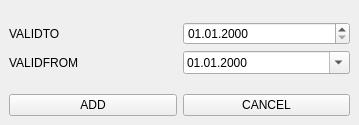
<?xml version="1.0" encoding="UTF-8"?>
<ui version="4.0">
 <class>FrmDetailAddValidDate</class>
 <widget class="QMainWindow" name="FrmDetailAddValidDate">
  <property name="geometry">
   <rect>
    <x>0</x>
    <y>0</y>
    <width>359</width>
    <height>125</height>
   </rect>
  </property>
  <property name="windowTitle">
   <string>MainWindow</string>
  </property>
  <widget class="QWidget" name="centralwidget">
   <layout class="QVBoxLayout" name="verticalLayout">
    <item>
     <spacer name="verticalSpacer_2">
      <property name="orientation">
       <enum>Qt::Vertical</enum>
      </property>
      <property name="sizeHint" stdset="0">
       <size>
        <width>20</width>
        <height>40</height>
       </size>
      </property>
     </spacer>
    </item>
    <item>
     <layout class="QHBoxLayout" name="horizontalLayout">
      <item>
       <widget class="QLabel" name="lblValidTo">
        <property name="text">
         <string>VALIDTO</string>
        </property>
       </widget>
      </item>
      <item>
       <widget class="QDateEdit" name="dateEdit_2">
        <property name="displayFormat">
         <string>dd.MM.yyyy</string>
        </property>
       </widget>
      </item>
     </layout>
    </item>
    <item>
     <layout class="QHBoxLayout" name="horizontalLayout_2">
      <item>
       <widget class="QLabel" name="lblValidFrom">
        <property name="text">
         <string>VALIDFROM</string>
        </property>
       </widget>
      </item>
      <item>
       <widget class="QDateEdit" name="dateEdit">
        <property name="displayFormat">
         <string>dd.MM.yyyy</string>
        </property>
        <property name="calendarPopup">
         <bool>true</bool>
        </property>
       </widget>
      </item>
     </layout>
    </item>
    <item>
     <spacer name="verticalSpacer">
      <property name="orientation">
       <enum>Qt::Vertical</enum>
      </property>
      <property name="sizeHint" stdset="0">
       <size>
        <width>20</width>
        <height>40</height>
       </size>
      </property>
     </spacer>
    </item>
    <item>
     <layout class="QHBoxLayout" name="horizontalLayout_3">
      <item>
       <widget class="QPushButton" name="btnAdd">
        <property name="text">
         <string>ADD</string>
        </property>
       </widget>
      </item>
      <item>
       <widget class="QPushButton" name="btnCancel">
        <property name="text">
         <string>CANCEL</string>
        </property>
       </widget>
      </item>
     </layout>
    </item>
   </layout>
  </widget>
 </widget>
 <resources/>
 <connections/>
</ui>
